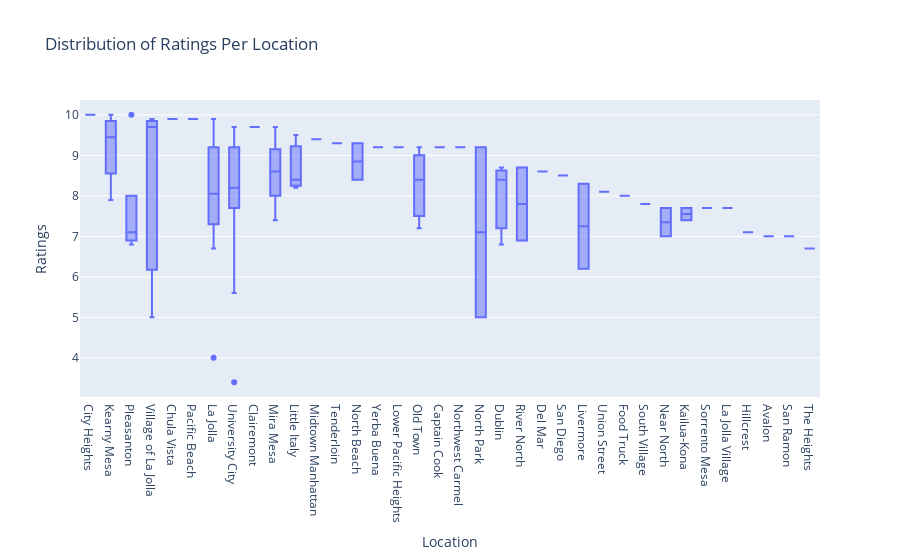

This figure's notebook cell:
### Code cell
fig7 = px.box(df, x = 'Location', y = 'Ratings', 
            title = 'Distribution of Ratings Per Location')
fig7.show()

### Figure 1 — Plotly figure (JSON) as saved in the notebook; plotly's stock layout.template omitted (floating-point values rounded to 4 significant figures)
{"data": [{"alignmentgroup": "True", "hovertemplate": "Location=%{x}<br>Ratings=%{y}<extra></extra>", "legendgroup": "", "marker": {"color": "#636efa"}, "name": "", "notched": false, "offsetgroup": "", "orientation": "v", "showlegend": false, "type": "box", "x": ["City Heights", "Kearny Mesa", "Pleasanton", "Village of La Jolla", "Chula Vista", "Pacific Beach", "La Jolla", "Village of La Jolla", "La Jolla", "University City", "Clairemont", "Kearny Mesa", "Mira Mesa", "La Jolla", "Little Italy", "La Jolla", "Midtown Manhattan", "Tenderloin", "North Beach", "University City", "Kearny Mesa", "Yerba Buena", "Lower Pacific Heights", "Old Town", "Captain Cook", "University City", "University City", "La Jolla", "Northwest Carmel", "La Jolla", "La Jolla", "La Jolla", "North Park", "Dublin", "River North", "Mira Mesa", "La Jolla", "Mira Mesa", "Del Mar", "San Diego", "North Beach", "Dublin", "Old Town", "Little Italy", "La Jolla", "Livermore", "Little Italy", "La Jolla", "University City", "University City", "Union Street", "Food Truck", "Pleasanton", "Kearny Mesa", "La Jolla", "University City", "South Village", "La Jolla", "Near North", "Kailua-Kona", "Sorrento Mesa", "La Jolla Village", "La Jolla", "University City", "La Jolla Village", "La Jolla", "Kailua-Kona", "La Jolla", "Mira Mesa", "Pleasanton", "La Jolla", "La Jolla", "La Jolla", "Old Town", "La Jolla", "Hillcrest", "Near North", "Avalon", "San Ramon", "Pleasanton", "River North", "Pleasanton", "Dublin", "Pleasanton", "La Jolla", "The Heights", "Livermore", "University City", "North Park", "Village of La Jolla", "La Jolla", "University City"], "x0": " ", "xaxis": "x", "y": [10, 10, 10, 9.9, 9.9, 9.9, 9.9, 9.7, 9.7, 9.7, 9.7, 9.7, 9.7, 9.7, 9.5, 9.4, 9.4, 9.3, 9.3, 9.3, 9.2, 9.2, 9.2, 9.2, 9.2, 9.2, 9.2, 9.2, 9.2, 9.2, 9.2, 9.2, 9.2, 8.7, 8.7, 8.6, 8.6, 8.6, 8.6, 8.5, 8.4, 8.4, 8.4, 8.4, 8.3, 8.3, 8.2, 8.2, 8.2, 8.2, 8.1, 8, 8, 7.9, 7.9, 7.9, 7.8, 7.8, 7.7, 7.7, 7.7, 7.7, 7.7, 7.7, 7.7, 7.5, 7.4, 7.4, 7.4, 7.3, 7.3, 7.2, 7.2, 7.2, 7.1, 7.1, 7, 7, 7, 6.9, 6.9, 6.9, 6.8, 6.8, 6.7, 6.7, 6.2, 5.6, 5, 5, 4, 3.4], "y0": " ", "yaxis": "y"}], "layout": {"boxmode": "group", "legend": {"tracegroupgap": 0}, "title": {"text": "Distribution of Ratings Per Location"}, "xaxis": {"anchor": "y", "domain": [0, 1], "title": {"text": "Location"}}, "yaxis": {"anchor": "x", "domain": [0, 1], "title": {"text": "Ratings"}}}}
